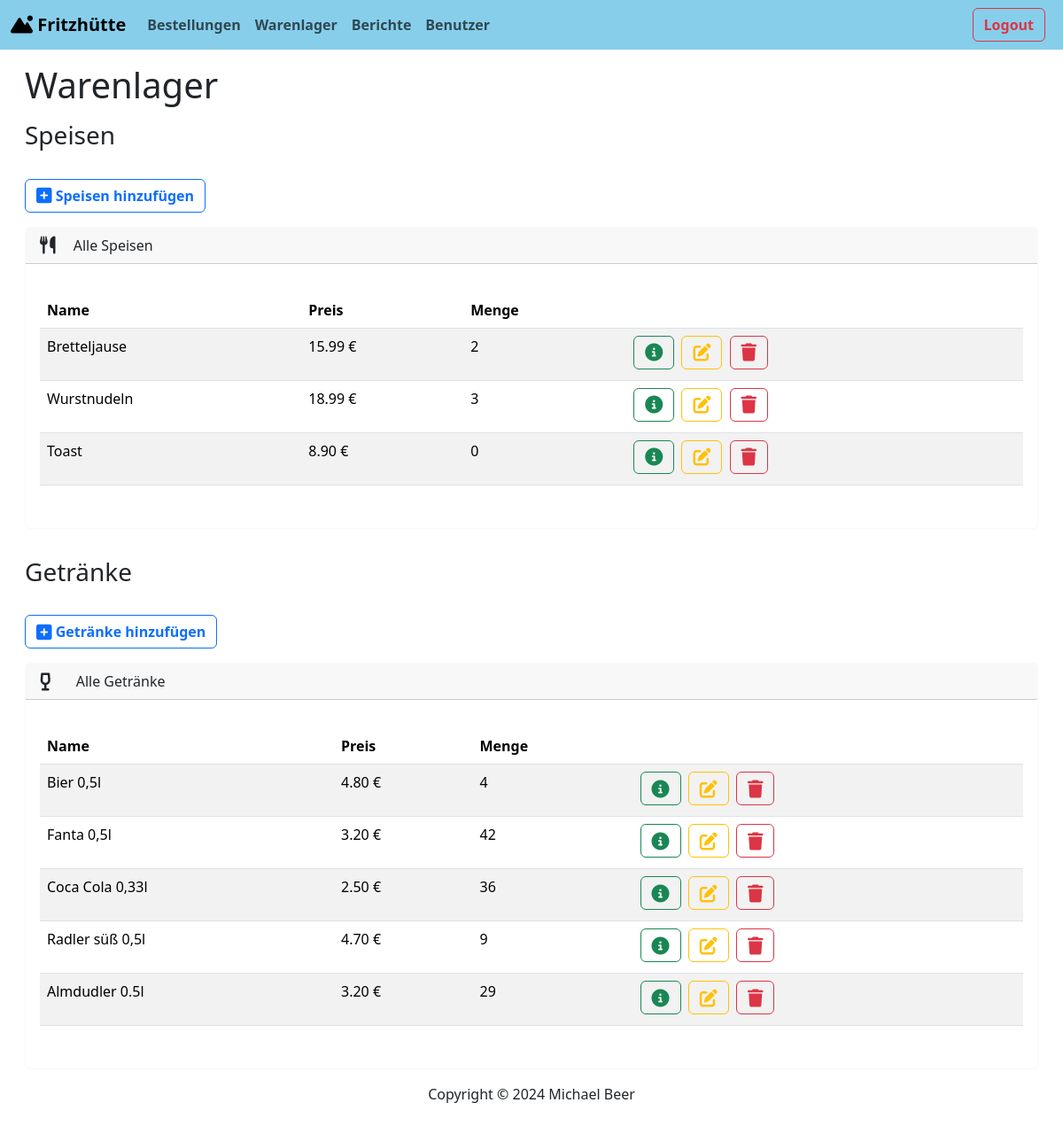
The app's page /warehouse/ (signed in), older data.
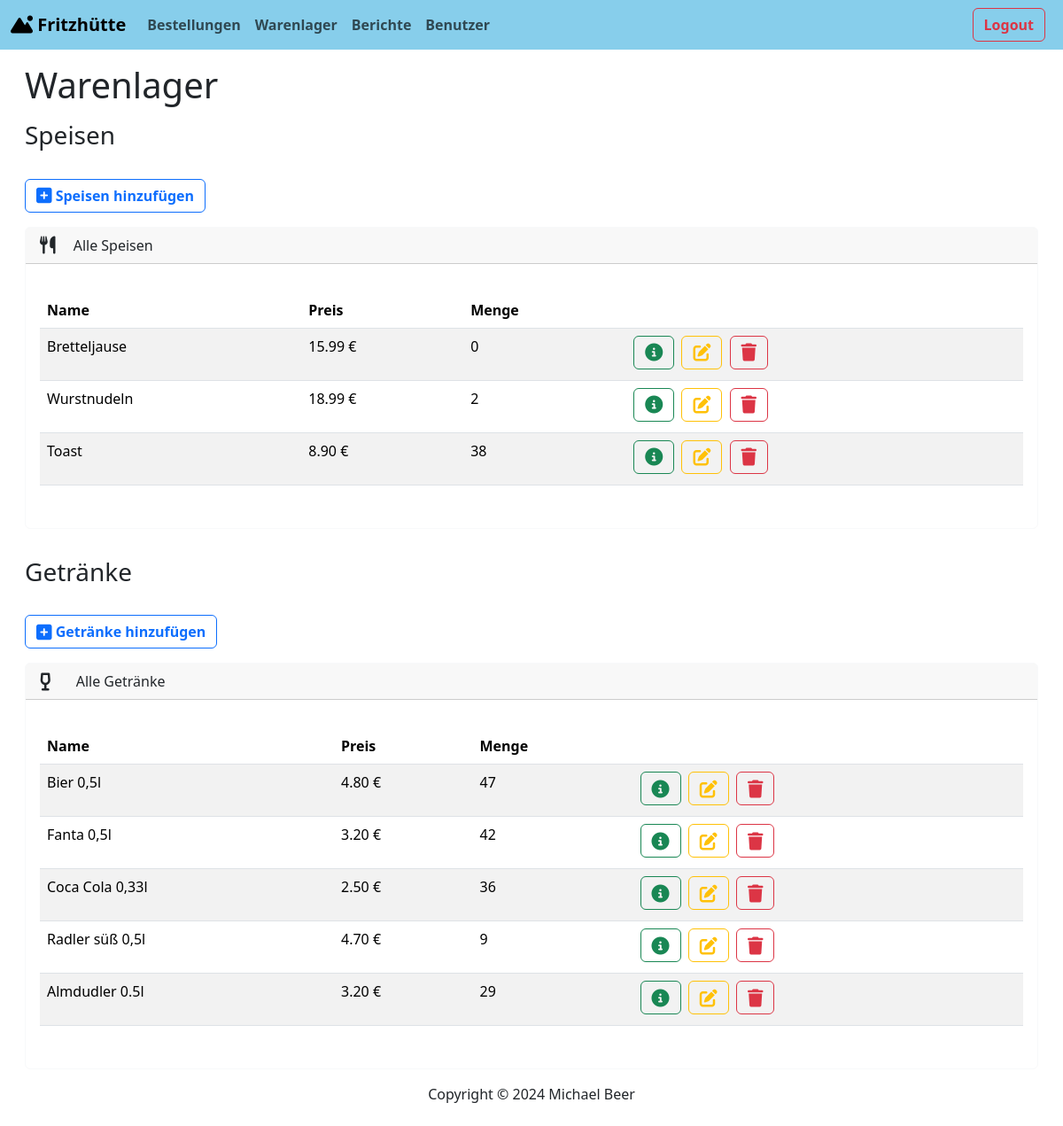
The same page, newer data.
### warehouse/models.py (models this page shows, shortened)
class Item(models.Model):
    name = models.CharField(max_length=100)
    price = models.DecimalField(max_digits=5, decimal_places=2)
    quantity = models.IntegerField()
    category = models.CharField(max_length=100, default='Food')
    is_active = models.BooleanField(default=True)
    class Meta:
        abstract = True

class Food(Item):
    class Meta:
        verbose_name_plural = 'Food'

class Beverage(Item):
    class Meta:
        verbose_name_plural = 'Beverages'

### warehouse/views.py (the view)
# urls.py: path('', views.index, name='index'),
@login_required
@permission_required('warehouse.view_food', 'warehouse.view_beverage')
def index(request):
    foods = Food.objects.filter(is_active=True)
    beverages = Beverage.objects.filter(is_active=True)
    return render(request, 'warehouse/index.html', {
        'foods':foods,
        'beverages':beverages
    })

### warehouse/templates/warehouse/index.html (shortened to what the changed rows need)
{% extends "base.html" %}
{% block body %}
<div class="row align-items-center">
  <div class="col-12">
    <div class="row">
      <div class="col-12">
        <h1 class="m-3">Warenlager</h1>
      </div>
    </div>
    <div class="row">
      <div class="col-12">
        {% if foods %}
        <div class="card border-light ms-3 me-3 mb-3">
        <div class="card-body">
          <p class="card-text">
            <div class="table-responsive">
                <table class="table table-hover table-striped">
                    <thead>
                      <tr>
                        <th scope="col">Name</th>
                        <th scope="col">Preis</th>
                        <th scope="col">Menge</th>
                        <th scope="col"></th>
                      </tr>
                    </thead>
                    <tbody>
                        {% for food in foods %}
                        <tr>
                            <td>{{ food.name}}</td>
                            <td>{{ food.price}} €</td>
                            <td>{{ food.quantity}}</td>
                            <td>
                                <button type="button" class="btn btn-outline-success me-1 mb-1" href="{% url 'view_item' food.id %}" data-bs-toggle="modal"
                                data-bs-target="#foodModal{{food.id}}">
                                <i class="fa-solid fa-circle-info fa-lg"></i>
                                </button>
                                <a class="btn btn-outline-warning me-1 mb-1" href="{% url 'edit_food' food.id %}">
                                    <i class="fa-solid fa-pen-to-square fa-lg"></i>
                                </a>
                                <button type="button" class="btn btn-outline-danger me-1 mb-1" data-bs-toggle="modal" data-bs-target="#remove{{food.id}}">
                                    <i class="fa-solid fa-trash fa-lg"></i>
                                </button>
                            </td>
                        </tr>
                        {% endfor %}
                    </tbody>
                </table>
            </div>
           </p>
        </div>
      </div>
      {% else %}
        <h5 class="alert alert-primary ms-4 me-4">Keine Speisen gefunden</h5>
      {% endif %}
      </div>
    </div>
    <div class="row">
      <div class="col-12">
        {% if beverages %}
    <div class="card border-light ms-3 me-3 mb-3">
      <div class="card-body">
          <p class="card-text">
            <div class="table-responsive">
                <table class="table table-hover table-striped">
                    <thead>
                      <tr>
                        <th scope="col">Name</th>
                        <th scope="col">Preis</th>
                        <th scope="col">Menge</th>
                        <th scope="col"></th>
                      </tr>
                    </thead>
                    <tbody>
                        {% for beverage in beverages %}
                        <tr>
                            <td>{{ beverage.name}}</td>
                            <td>{{ beverage.price}} €</td>
                            <td>{{ beverage.quantity}}</td>
                            <td>
                                <button type="button" class="btn btn-outline-success me-1 mb-1" href="{% url 'view_item' beverage.id %}" data-bs-toggle="modal"
                                data-bs-target="#beverageModal{{beverage.id}}">
                                <i class="fa-solid fa-circle-info fa-lg"></i>
                                </button>
                            <a class="btn btn-outline-warning me-1 mb-1" href="{% url 'edit_beverage' beverage.id %}">
                                <i class="fa-solid fa-pen-to-square fa-lg"></i>
                            </a>
                            <button type="button" class="btn btn-outline-danger me-1 mb-1" data-bs-toggle="modal" data-bs-target="#remove{{beverage.id}}">
                                <i class="fa-solid fa-trash fa-lg"></i>
                            </button>
                            </td>
                        </tr>
                        {% endfor %}
                    </tbody>
                  </table>
                </div>
              </p>
            </div>
          </div>
          {% else %}
            <h5 class="alert alert-primary ms-4 me-4">Keine Getränke gefunden</h5>
          {% endif %}
      </div>
    </div>
  </div>
</div>
{% endblock %}

Row changes from the older to the newer data that the page shows:
changed Food "Bretteljause": quantity "2" → "0"
changed Food "Wurstnudeln": quantity "3" → "2"
changed Food "Toast": quantity "0" → "38"
changed Beverage "Bier 0,5l": quantity "4" → "47"
